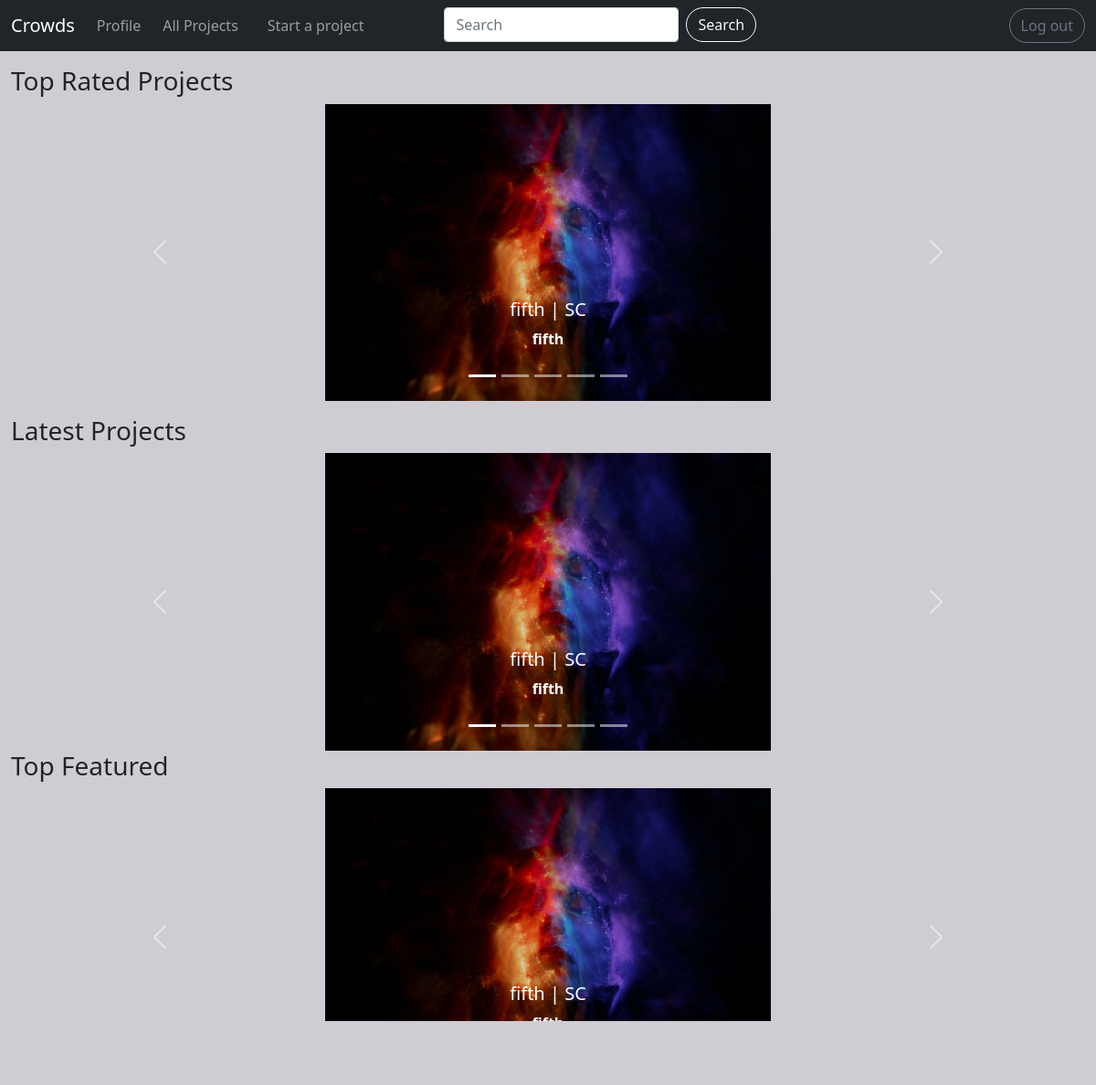
/home/, run on an earlier commit of the app's database.
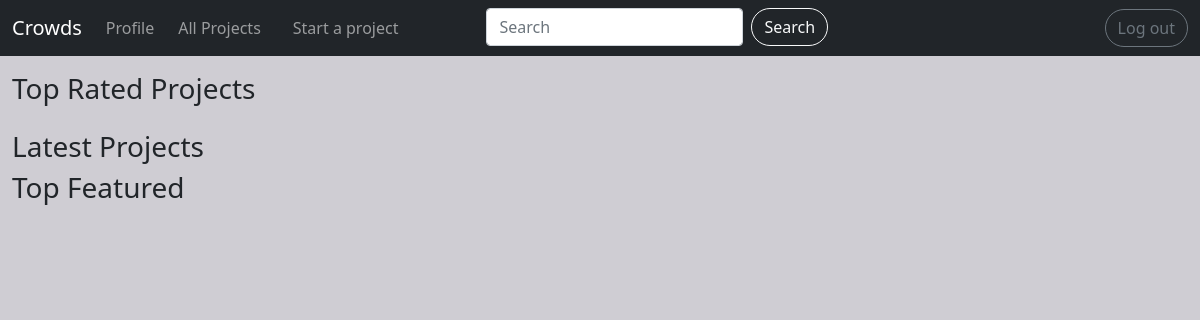
And on a later commit of the database.
### projects/models.py (models this page shows, shortened)
class Project(models.Model):
    title = models.CharField(max_length=250)
    details = models.TextField()
    CATEGORY_CHOICES = [
        ('SC', 'Social'),
        ('PO', 'Political'),
        ('SP', 'Sports'),
        ('ED', 'Educational'),
    ]
    category = models.CharField(
        max_length=2,
        choices=CATEGORY_CHOICES,
        default='SC',
    )
    images = models.ImageField(_('Project Cover'),null=False, blank=False)
    total_target = models.PositiveIntegerField()
    current = models.PositiveIntegerField(default=0)
    tags = TaggableManager()
    start_time = models.DateTimeField()
    end_time = models.DateTimeField()
    user = models.ForeignKey(User, on_delete=models.CASCADE, blank=True, null=True)
    is_featured = models.BooleanField(default=False)

### projects/views.py (the view)
# urls.py: path('home/', views.index, name='home'),
def index(request):
    top_featured = Project.objects.filter(is_featured=True).order_by('-start_time')[:5]
    top_latest = Project.objects.order_by('-start_time')[:5]
    context = {
        'top_latest': top_latest,
        'top_featured': top_featured,
    }
    return render(request, 'projects/home.html', context)

### projects/templates/projects/home.html (shortened to what the changed rows need)
{% extends 'base.html' %}
{% block content %}
<div class="container-fluid">
  <div id="top-rated" class="row my-3" >
    {% if top_latest|length >= 5 %}
    <div class="col-1"></div>
    <div id="top-rated-carousel" class="carousel slide col-10" data-bs-ride="carousel">
      <div class="carousel-indicators">
        <button type="button" data-bs-target="#top-rated-carousel" data-bs-slide-to="0" class="active" aria-current="true" aria-label="Slide 1"></button>
        <button type="button" data-bs-target="#top-rated-carousel" data-bs-slide-to="1" aria-label="Slide 2"></button>
        <button type="button" data-bs-target="#top-rated-carousel" data-bs-slide-to="2" aria-label="Slide 3"></button>
        <button type="button" data-bs-target="#top-rated-carousel" data-bs-slide-to="3" aria-label="Slide 4"></button>
        <button type="button" data-bs-target="#top-rated-carousel" data-bs-slide-to="4" aria-label="Slide 5"></button>
      </div>
      <div class="carousel-inner">
        <div class="carousel-item active">
          <a class="d-flex justify-content-center" href="{% url 'projects:project_details' top_latest.0.pk %}"><img src="{{ top_latest.0.images.url }}" class="d-block w-50"  alt="{{ top_latest.0.title }}"></a>
          <div class="carousel-caption fw-bold d-none d-md-block">
            <h5>{{ top_latest.0.title }} | {{ top_latest.0.category }}</h5>
            <p>{{ top_latest.0.details }}</p>
          </div>
        </div>
      </div>
      <button class="carousel-control-prev" type="button" data-bs-target="#top-rated-carousel" data-bs-slide="prev">
        <span class="carousel-control-prev-icon" aria-hidden="true"></span>
      </button>
      <button class="carousel-control-next" type="button" data-bs-target="#top-rated-carousel" data-bs-slide="next">
        <span class="carousel-control-next-icon" aria-hidden="true"></span>
      </button>
    </div>
    <div class="col-1"></div>
    {% endif %}
  </div>
  <div id="top-latest" class="row">
    {% if top_latest|length >= 5%}
    <div class="col-1"></div>
    <div id="top-latest-carousel" class="carousel slide col-10" data-bs-ride="carousel">
      <div class="carousel-indicators">
        <button type="button" data-bs-target="#top-latest-carousel" data-bs-slide-to="0" class="active" aria-current="true" aria-label="Slide 1"></button>
        <button type="button" data-bs-target="#top-latest-carousel" data-bs-slide-to="1" aria-label="Slide 2"></button>
        <button type="button" data-bs-target="#top-latest-carousel" data-bs-slide-to="2" aria-label="Slide 3"></button>
        <button type="button" data-bs-target="#top-latest-carousel" data-bs-slide-to="3" aria-label="Slide 4"></button>
        <button type="button" data-bs-target="#top-latest-carousel" data-bs-slide-to="4" aria-label="Slide 5"></button>
      </div>
      <div class="carousel-inner">
        <div class="carousel-item active">
          <a class="d-flex justify-content-center" href="{% url 'projects:project_details' top_latest.0.pk %}"><img src="{{ top_latest.0.images.url }}" class="d-block w-50" alt="{{ top_latest.0.title }}"></a>
          <div class="carousel-caption fw-bold d-none d-md-block">
            <h5>{{ top_latest.0.title }} | {{ top_latest.0.category }}</h5>
            <p>{{ top_latest.0.details }}</p>
          </div>
        </div>
      </div>
      <button class="carousel-control-prev" type="button" data-bs-target="#top-latest-carousel" data-bs-slide="prev">
        <span class="carousel-control-prev-icon" aria-hidden="true"></span>
      </button>
      <button class="carousel-control-next" type="button" data-bs-target="#top-latest-carousel" data-bs-slide="next">
        <span class="carousel-control-next-icon" aria-hidden="true"></span>
      </button>
    </div>
    <div class="col-1"></div>
    {% endif %}
  </div>
  <div id="top-featured" class="row">
    {% if top_featured|length >= 5%}
    <div class="col-1"></div>
    <div id="top-featured-carousel" class="carousel slide col-10" data-bs-ride="carousel">
      <div class="carousel-indicators">
        <button type="button" data-bs-target="#top-featured-carousel" data-bs-slide-to="0" class="active" aria-current="true" aria-label="Slide 1"></button>
        <button type="button" data-bs-target="#top-featured-carousel" data-bs-slide-to="1" aria-label="Slide 2"></button>
        <button type="button" data-bs-target="#top-featured-carousel" data-bs-slide-to="2" aria-label="Slide 3"></button>
        <button type="button" data-bs-target="#top-featured-carousel" data-bs-slide-to="3" aria-label="Slide 4"></button>
        <button type="button" data-bs-target="#top-featured-carousel" data-bs-slide-to="4" aria-label="Slide 5"></button>
      </div>
      <div class="carousel-inner">
        <div class="carousel-item active">
          <a class="d-flex justify-content-center" href="{% url 'projects:project_details' top_featured.0.pk %}"><img src="{{ top_featured.0.images.url }}" class="d-block w-50" alt="{{ top_featured.0.title }}"></a>
          <div class="carousel-caption fw-bold d-none d-md-block">
            <h5>{{ top_featured.0.title }} | {{ top_featured.0.category }}</h5>
            <p>{{ top_featured.0.details }}</p>
          </div>
        </div>
      </div>
      <button class="carousel-control-prev" type="button" data-bs-target="#top-featured-carousel" data-bs-slide="prev">
        <span class="carousel-control-prev-icon" aria-hidden="true"></span>
      </button>
      <button class="carousel-control-next" type="button" data-bs-target="#top-featured-carousel" data-bs-slide="next">
        <span class="carousel-control-next-icon" aria-hidden="true"></span>
      </button>
    </div>
    <div class="col-1"></div>
    {% endif %}
  </div>
{% endblock %}

What changed in the data, as far as the page shows it:
removed Project: images (picture), title "fifth", category "SC", details "fifth"
